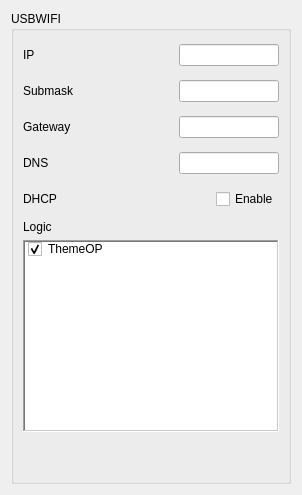
     <widget class="QWidget" name="page_UWIFI">
      <layout class="QVBoxLayout" name="verticalLayout_27">
       <item>
        <widget class="QGroupBox" name="Network_UWIFI">
         <property name="font">
          <font>
           <weight>50</weight>
           <bold>false</bold>
          </font>
         </property>
         <property name="title">
          <string>USBWIFI</string>
         </property>
         <property name="flat">
          <bool>true</bool>
         </property>
         <property name="checkable">
          <bool>false</bool>
         </property>
         <layout class="QVBoxLayout" name="verticalLayout_26">
          <item>
           <layout class="QHBoxLayout" name="horizontalLayout_52">
            <item>
             <widget class="QLabel" name="label_15">
              <property name="minimumSize">
               <size>
                <width>0</width>
                <height>30</height>
               </size>
              </property>
              <property name="text">
               <string>IP     </string>
              </property>
             </widget>
            </item>
            <item>
             <spacer name="horizontalSpacer_20">
              <property name="orientation">
               <enum>Qt::Horizontal</enum>
              </property>
              <property name="sizeHint" stdset="0">
               <size>
                <width>40</width>
                <height>20</height>
               </size>
              </property>
             </spacer>
            </item>
            <item>
             <widget class="QLineEdit" name="Network_UWIFI_IP_String_Text">
              <property name="minimumSize">
               <size>
                <width>100</width>
                <height>0</height>
               </size>
              </property>
              <property name="maximumSize">
               <size>
                <width>100</width>
                <height>16777215</height>
               </size>
              </property>
             </widget>
            </item>
           </layout>
          </item>
          <item>
           <layout class="QHBoxLayout" name="horizontalLayout_51">
            <item>
             <widget class="QLabel" name="label_18">
              <property name="minimumSize">
               <size>
                <width>0</width>
                <height>30</height>
               </size>
              </property>
              <property name="text">
               <string>Submask</string>
              </property>
             </widget>
            </item>
            <item>
             <spacer name="horizontalSpacer_21">
              <property name="orientation">
               <enum>Qt::Horizontal</enum>
              </property>
              <property name="sizeHint" stdset="0">
               <size>
                <width>40</width>
                <height>20</height>
               </size>
              </property>
             </spacer>
            </item>
            <item>
             <widget class="QLineEdit" name="Network_UWIFI_Submask_String_Text">
              <property name="minimumSize">
               <size>
                <width>100</width>
                <height>0</height>
               </size>
              </property>
              <property name="maximumSize">
               <size>
                <width>100</width>
                <height>16777215</height>
               </size>
              </property>
             </widget>
            </item>
           </layout>
          </item>
          <item>
           <layout class="QHBoxLayout" name="horizontalLayout_50">
            <item>
             <widget class="QLabel" name="label_19">
              <property name="minimumSize">
               <size>
                <width>0</width>
                <height>30</height>
               </size>
              </property>
              <property name="text">
               <string>Gateway</string>
              </property>
             </widget>
            </item>
            <item>
             <spacer name="horizontalSpacer_30">
              <property name="orientation">
               <enum>Qt::Horizontal</enum>
              </property>
              <property name="sizeHint" stdset="0">
               <size>
                <width>40</width>
                <height>20</height>
               </size>
              </property>
             </spacer>
            </item>
            <item>
             <widget class="QLineEdit" name="Network_UWIFI_Gateway_String_Text">
              <property name="minimumSize">
               <size>
                <width>100</width>
                <height>0</height>
               </size>
              </property>
              <property name="maximumSize">
               <size>
                <width>100</width>
                <height>16777215</height>
               </size>
              </property>
             </widget>
            </item>
           </layout>
          </item>
          <item>
           <layout class="QHBoxLayout" name="horizontalLayout_49">
            <item>
             <widget class="QLabel" name="label_20">
              <property name="minimumSize">
               <size>
                <width>0</width>
                <height>30</height>
               </size>
              </property>
              <property name="text">
               <string>DNS    </string>
              </property>
             </widget>
            </item>
            <item>
             <spacer name="horizontalSpacer_33">
              <property name="orientation">
               <enum>Qt::Horizontal</enum>
              </property>
              <property name="sizeHint" stdset="0">
               <size>
                <width>40</width>
                <height>20</height>
               </size>
              </property>
             </spacer>
            </item>
            <item>
             <widget class="QLineEdit" name="Network_UWIFI_DNS_String_Text">
              <property name="minimumSize">
               <size>
                <width>100</width>
                <height>0</height>
               </size>
              </property>
              <property name="maximumSize">
               <size>
                <width>100</width>
                <height>16777215</height>
               </size>
              </property>
             </widget>
            </item>
           </layout>
          </item>
          <item>
           <layout class="QHBoxLayout" name="horizontalLayout_19">
            <item>
             <widget class="QLabel" name="label_27">
              <property name="minimumSize">
               <size>
                <width>0</width>
                <height>30</height>
               </size>
              </property>
              <property name="text">
               <string>DHCP   </string>
              </property>
             </widget>
            </item>
            <item>
             <spacer name="horizontalSpacer_34">
              <property name="orientation">
               <enum>Qt::Horizontal</enum>
              </property>
              <property name="sizeHint" stdset="0">
               <size>
                <width>40</width>
                <height>20</height>
               </size>
              </property>
             </spacer>
            </item>
            <item>
             <widget class="QCheckBox" name="Network_UWIFI_DHCP_Bool_IsChecked">
              <property name="minimumSize">
               <size>
                <width>0</width>
                <height>0</height>
               </size>
              </property>
              <property name="text">
               <string>Enable</string>
              </property>
             </widget>
            </item>
           </layout>
          </item>
          <item>
           <widget class="QLabel" name="label_63">
            <property name="text">
             <string>Logic</string>
            </property>
           </widget>
          </item>
          <item>
           <widget class="UpSelecQListWidget" name="Network_UWIFI_Logic_Check_Item_6">
            <property name="frameShape">
             <enum>QFrame::WinPanel</enum>
            </property>
            <item>
             <property name="text">
              <string>ThemeOP</string>
             </property>
             <property name="checkState">
              <enum>Checked</enum>
             </property>
             <property name="icon">
              <iconset resource="../IDE.qrc">
               <normaloff>:/Menu/rc/Menu/chat.png</normaloff>:/Menu/rc/Menu/chat.png</iconset>
             </property>
            </item>
           </widget>
          </item>
          <item>
           <spacer name="verticalSpacer_4">
            <property name="orientation">
             <enum>Qt::Vertical</enum>
            </property>
            <property name="sizeHint" stdset="0">
             <size>
              <width>20</width>
              <height>40</height>
             </size>
            </property>
           </spacer>
          </item>
         </layout>
        </widget>
       </item>
      </layout>
     </widget>
